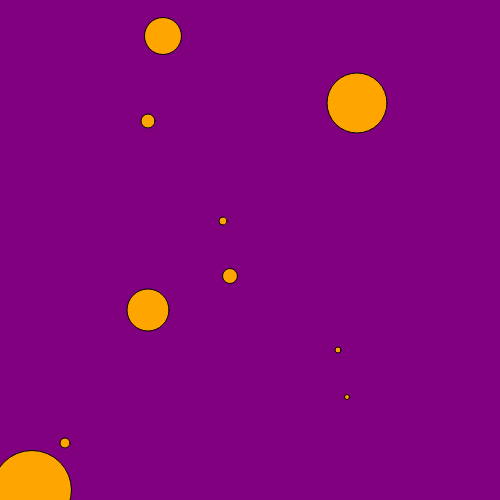
Frame 1 (no input)
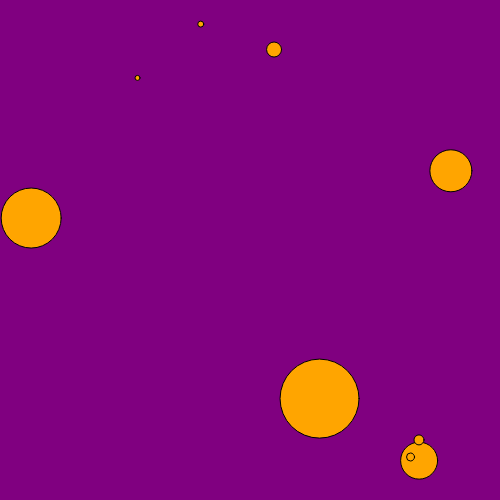
Frame 60 (no input)
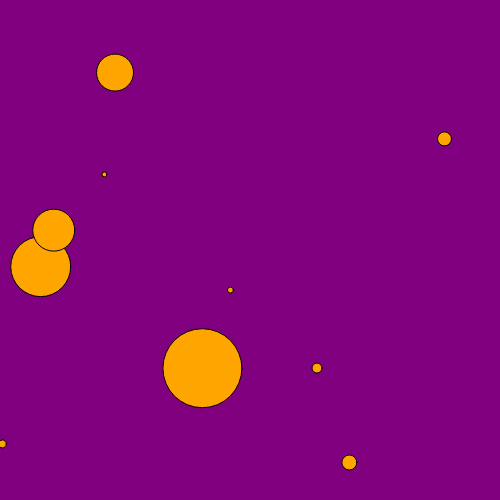
Frame 120 (the mouse pressed at the canvas centre since frame 60)

The p5.js sketch that drew these frames (run headless with seeded random() and noise() and a simulated clock; from frame 60 on, the mouse is pressed at the canvas centre):

// p5.js sketch
// ── sketch.js
let balls = [];

function setup() {
    createCanvas(500, 500);
    for (let i = 0; i < 10; i++) {
        balls.push({
            x: floor(random(0, width)),
            y: floor(random(0, height)),
            r: floor(random(1, 80)),
            velX: floor(random(1, 10)),
            velY: floor(random(1, 10)),
        });
    }
    console.log(balls);

}

function draw() {
    background("purple");
    fill("orange");
    makeBalls();
    moveBalls();
}

function makeBalls() {
    for (let i = 0; i < balls.length; i++) {
        ellipse(balls[i].x, balls[i].y, balls[i].r);
    }
}

function moveBalls() {
    for (let i = 0; i < balls.length; i++) {
        if (balls[i].x + balls[i].r / 2 >= width) {
            balls[i].velX = random(-20, -1);
        }
        if (balls[i].x - balls[i].r / 2 <= 0) {
            balls[i].velX = random(1, 20);
        }
        balls[i].x += balls[i].velX;

        if (balls[i].y + balls[i].r / 2 >= height) {
            balls[i].velY = random(-20, -1);
        }
        if (balls[i].y - balls[i].r / 2 <= 0) {
            balls[i].velY = random(1, 20);
        }
        balls[i].y += balls[i].velY;
    }
}


function mouseClicked() {
    balls.push({
        x: floor(random(0, width)),
        y: floor(random(0, height)),
        r: floor(random(1, 80)),
        velX: floor(random(1, 10)),
        velY: floor(random(1, 10)),
    });
}
